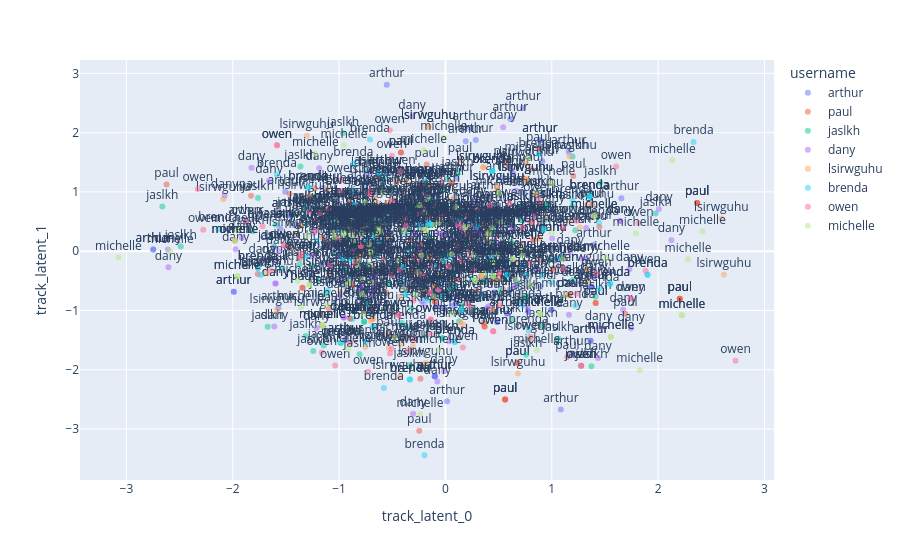
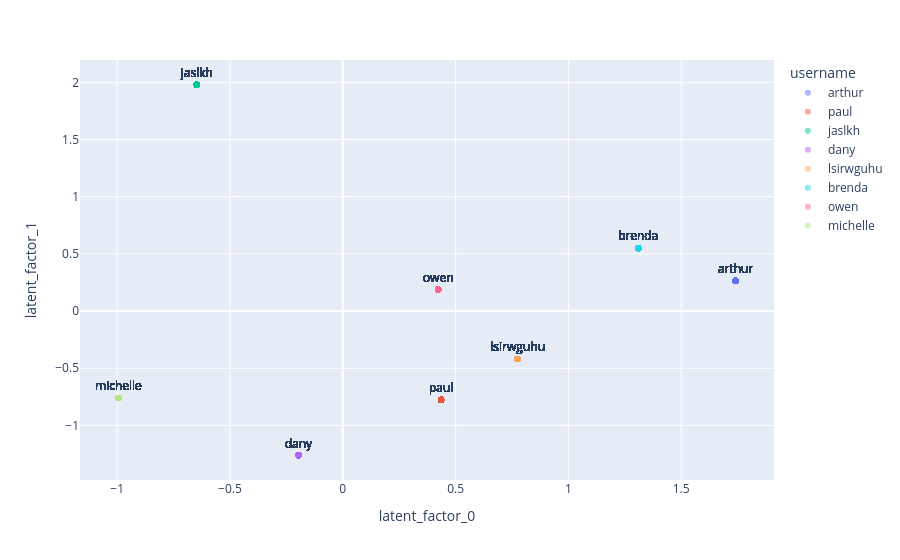

Notebook cell for these charts, in order:
### Code cell
if lmf.num_factors <= 3:
    df_tracks = df_matrix_mf.copy()
    df_tracks = df_tracks.sample(frac=1) # Shuffle the dataframe
    df_tracks = df_tracks[:1000] # Keep only 1000 tracks

    # Add item latent factors to the dataframe
    items_latent_columns = [f"track_latent_{i}" for i in range(lmf.num_factors)]
    for track_id in df_tracks["id"].unique():
        latent_factors = lmf.get_item_factors([matrix_mf.itemnames_to_ids([track_id])[0]]).tolist()
        df_tracks.loc[df_tracks["id"] == track_id, items_latent_columns] = latent_factors

    # Add user latent factors to the dataframe
    users_latent_columns = [f"latent_factor_{i}" for i in range(lmf.num_factors)]
    for user_id in df_tracks["username"].unique():
        latent_factors = lmf.get_user_factors([matrix_mf.usernames_to_ids([user_id])[0]]).tolist()
        df_tracks.loc[df_tracks["username"] == user_id, users_latent_columns] = latent_factors

    plotting.plot_latent_space(
        df=df_tracks,
        color=df_tracks["username"],
        text=df_tracks["username"],
        latent_columns=items_latent_columns,
    ).show()

    plotting.plot_latent_space(
        df=df_tracks,
        color=df_tracks["username"],
        text=df_tracks["username"],
        latent_columns=users_latent_columns,
    ).show()
